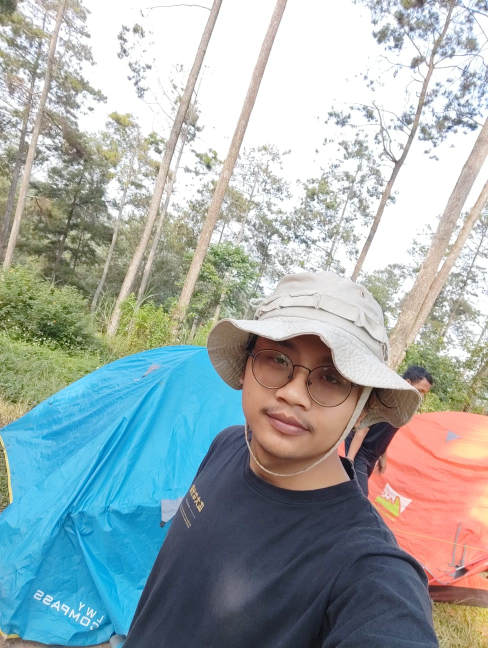
#> input picture 2.jpg, 976 x 1296 px (shown at 1/2 size)
$ python twril.py
#> lines starting #> are read from the running program, lines starting #| are printed output that depends on the picture
import matplotlib.pyplot as plt
from skimage import data
from skimage.transform import swirl
from skimage import io

image = io.imread('2.jpg')
#> image is the input picture: shape (1296, 976, 3); mean R, G, B 159.2, 171, 171.6
swirled = swirl(image, rotation=0, strength=10,
radius=4000)
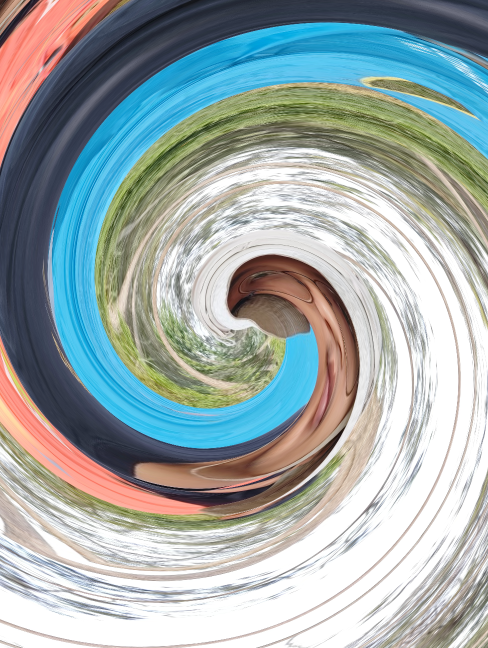
#> swirled: shape (1296, 976, 3) float64 (shown at 1/2 size); mean R, G, B 0.623, 0.669, 0.668
fig, (ax0, ax1) = plt.subplots(nrows=1, ncols=2,
figsize=(8, 3),
 sharex=True,
sharey=True)
ax0.imshow(image, cmap=plt.cm.gray)
ax0.axis('off')
ax1.imshow(swirled, cmap=plt.cm.gray)
ax1.axis('off')
plt.show()
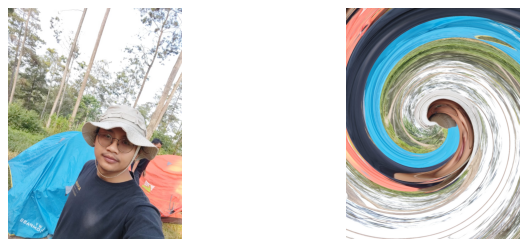
#> figure drawn by matplotlib, 2 panels
